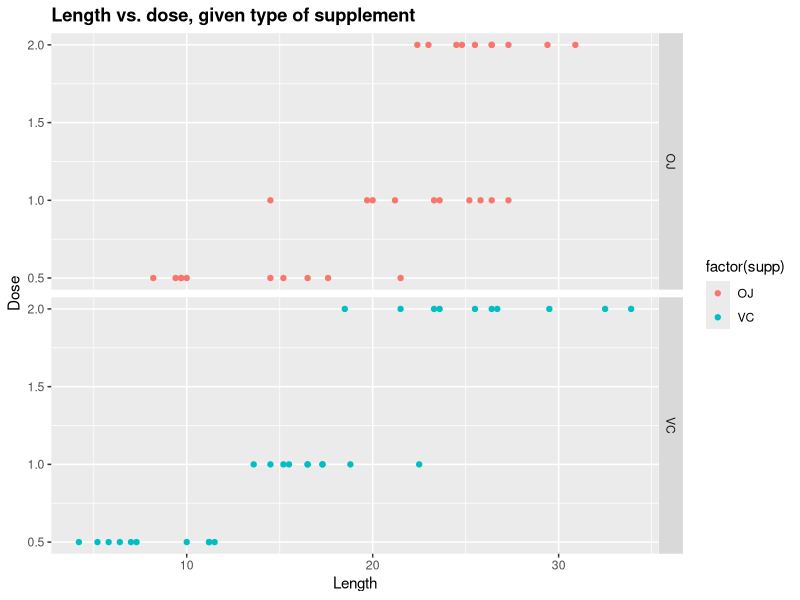

The R source for this figure:
## ---- chunk 1
data(ToothGrowth)
n_obs <- dim(ToothGrowth)
## ---- chunk 2
summary(ToothGrowth)
# Display a random sample of rows in the dataset.
ToothGrowth[sample(nrow(ToothGrowth), 10), ]
## ---- chunk 3
library(ggplot2)
plot <- ggplot(ToothGrowth, aes(len, dose, colour = factor(supp))) + geom_point()
plot <- plot + facet_grid(supp ~ .)
plot <- plot + ggtitle(label = "Length vs. dose, given type of supplement")
plot <- plot + labs(x = "Length", y = "Dose")
plot <- plot + theme(plot.title = element_text(lineheight = 1, face = "bold"))
plot
## ---- chunk 4
mean(ToothGrowth[ToothGrowth$supp == "OJ" & ToothGrowth$dose == 0.5, ]$len)
mean(ToothGrowth[ToothGrowth$supp == "VC" & ToothGrowth$dose == 0.5, ]$len)
## ---- chunk 5
mean(ToothGrowth[ToothGrowth$supp == "OJ" & ToothGrowth$dose == 1.0, ]$len)
mean(ToothGrowth[ToothGrowth$supp == "VC" & ToothGrowth$dose == 1.0, ]$len)
## ---- chunk 6
mean(ToothGrowth[ToothGrowth$supp == "OJ" & ToothGrowth$dose == 2.0, ]$len)
mean(ToothGrowth[ToothGrowth$supp == "VC" & ToothGrowth$dose == 2.0, ]$len)
## ---- chunk 7
oj_05 <- ToothGrowth[ToothGrowth$supp == "OJ" & ToothGrowth$dose == 0.5, ]
vc_05 <- ToothGrowth[ToothGrowth$supp == "VC" & ToothGrowth$dose == 0.5, ]
oj_10 <- ToothGrowth[ToothGrowth$supp == "OJ" & ToothGrowth$dose == 1.0, ]
vc_10 <- ToothGrowth[ToothGrowth$supp == "VC" & ToothGrowth$dose == 1.0, ]
oj_20 <- ToothGrowth[ToothGrowth$supp == "OJ" & ToothGrowth$dose == 2.0, ]
vc_20 <- ToothGrowth[ToothGrowth$supp == "VC" & ToothGrowth$dose == 2.0, ]
## ---- chunk 8
oj_05
vc_05
oj_10
vc_10
oj_20
vc_20
## ---- chunk 9
tt05 <- t.test(oj_05$len, vc_05$len, paired = FALSE)
tt05
## ---- chunk 10
tt10 <- t.test(oj_10$len, vc_10$len, paired = FALSE)
tt10
## ---- chunk 11
tt20 <- t.test(oj_20$len, vc_20$len, paired = FALSE)
tt20
## ---- chunk 12
oj <- ToothGrowth[ToothGrowth$supp == "OJ", ]
vc <- ToothGrowth[ToothGrowth$supp == "VC", ]
tt_by_method <- t.test(oj$len, vc$len, paired = FALSE)
tt_by_method
